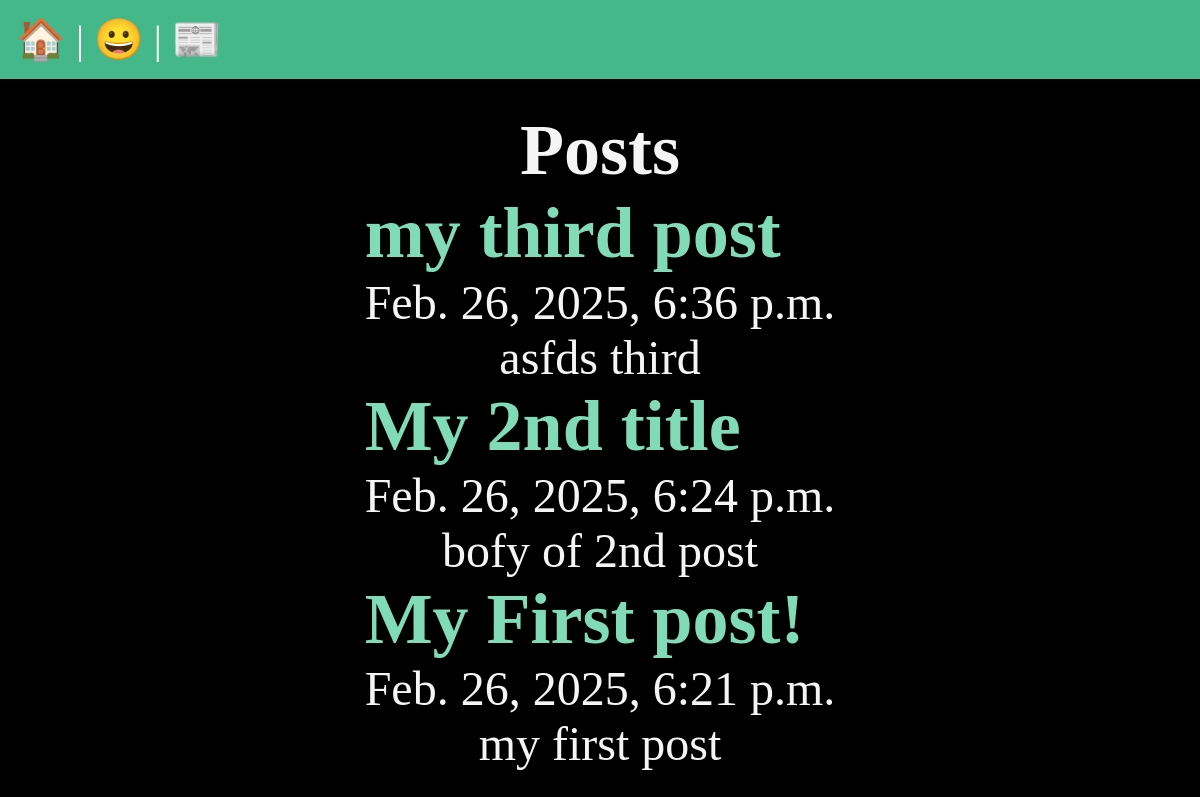
/posts/, run on the app's committed database.
### posts/models.py (models this page shows, shortened)
class Post(models.Model):
    title= models.CharField(max_length=75)
    body=models.TextField()
    slug=models.SlugField()
    date = models.DateTimeField(auto_now_add=True)
    banner = models.ImageField(default='fallback.jpg', blank=True)

### posts/views.py (the view)
# urls.py: path('', views.posts_list, name="list"),
def posts_list(request):
    posts = Post.objects.all().order_by('-date')
    return render(request, 'posts/posts_list.html', {"posts": posts})

### posts/templates/posts/posts_list.html (shortened to what this page needs)
{% extends 'layout.html' %}
{% block content %}
<section>
  <h1>Posts</h1>
  {% for post in posts %}
  <article class="post">
    <h2>
      <a href="{% url 'posts:page' slug=post.slug %}"> {{ post.title }} </a>
    </h2>
    <p>{{ post.date }}</p>
    <p>{{ post.body }}</p>
  </article>
  {% endfor %}
</section>
{% endblock %}

### static/css/style.css (style rules this page uses)
* { margin: 0; padding: 0; box-sizing: border-box; }
body { min-height: 100vh; background-color: black; color: whitesmoke; font-size: 3rem; display: flex; flex-flow: column; }
h1, p { text-align: center; }
a { text-decoration: none; color: #81dbb8; }

### data on the page
Post: title "my third post", date "Feb. 26, 2025, 6:36 p.m.", body "asfds third"
Post: title "My 2nd title", date "Feb. 26, 2025, 6:24 p.m.", body "bofy of 2nd post"
Post: title "My First post!", date "Feb. 26, 2025, 6:21 p.m.", body "my first post"
